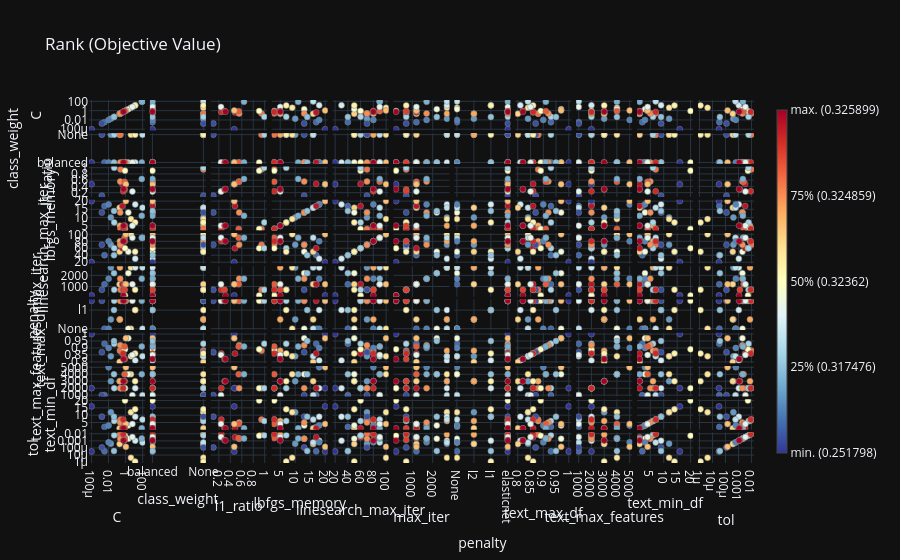

This figure's notebook cell:
### Code cell
fig = vis.plot_rank(text_study)

fig.show()
